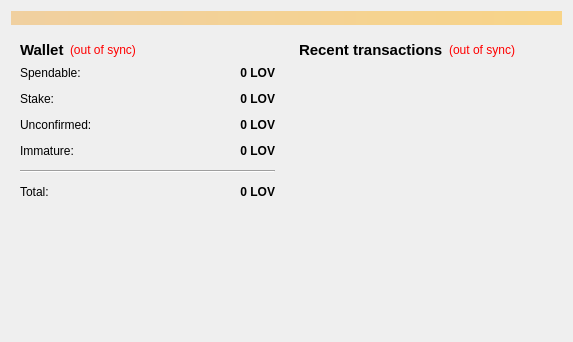
<?xml version="1.0" encoding="UTF-8"?>
<ui version="4.0">
 <class>OverviewPage</class>
 <widget class="QWidget" name="OverviewPage">
  <property name="geometry">
   <rect>
    <x>0</x>
    <y>0</y>
    <width>573</width>
    <height>342</height>
   </rect>
  </property>
  <property name="windowTitle">
   <string>Form</string>
  </property>
  <layout class="QVBoxLayout" name="topLayout">
   <item>
    <widget class="QLabel" name="labelAlerts">
     <property name="visible">
      <bool>false</bool>
     </property>
     <property name="styleSheet">
      <string notr="true">background-color: qlineargradient(x1: 0, y1: 0, x2: 1, y2: 0, stop:0 #F0D0A0, stop:1 #F8D488);  color:#000000
</string>
     </property>
     <property name="wordWrap">
      <bool>true</bool>
     </property>
     <property name="margin">
      <number>3</number>
     </property>
    </widget>
   </item>
   <item>
    <layout class="QHBoxLayout" name="horizontalLayout" stretch="1,1">
     <item>
      <layout class="QVBoxLayout" name="verticalLayout_2">
       <item>
        <widget class="QWidget" name="widget" native="true">
         <layout class="QVBoxLayout" name="verticalLayout_4">
          <item>
           <layout class="QHBoxLayout" name="horizontalLayout_4">
            <item>
             <widget class="QLabel" name="label_5">
              <property name="font">
               <font>
                <pointsize>11</pointsize>
                <weight>75</weight>
                <bold>true</bold>
               </font>
              </property>
              <property name="text">
               <string>Wallet</string>
              </property>
             </widget>
            </item>
            <item>
             <widget class="QLabel" name="labelWalletStatus">
              <property name="toolTip">
               <string>The displayed information may be out of date. Your wallet automatically synchronizes with the LOV network after a connection is established, but this process has not completed yet.</string>
              </property>
              <property name="styleSheet">
               <string notr="true">QLabel { color: red; }</string>
              </property>
              <property name="text">
               <string notr="true">(out of sync)</string>
              </property>
              <property name="alignment">
               <set>Qt::AlignLeading|Qt::AlignLeft|Qt::AlignVCenter</set>
              </property>
             </widget>
            </item>
            <item>
             <spacer name="horizontalSpacer_2">
              <property name="orientation">
               <enum>Qt::Horizontal</enum>
              </property>
              <property name="sizeHint" stdset="0">
               <size>
                <width>40</width>
                <height>20</height>
               </size>
              </property>
             </spacer>
            </item>
           </layout>
          </item>
          <item>
           <layout class="QFormLayout" name="formLayout_2">
            <property name="fieldGrowthPolicy">
             <enum>QFormLayout::AllNonFixedFieldsGrow</enum>
            </property>
            <property name="horizontalSpacing">
             <number>12</number>
            </property>
            <property name="verticalSpacing">
             <number>12</number>
            </property>
            <item row="0" column="0">
             <widget class="QLabel" name="label">
              <property name="text">
               <string>Spendable:</string>
              </property>
             </widget>
            </item>
            <item row="0" column="1">
             <widget class="QLabel" name="labelBalance">
              <property name="font">
               <font>
                <weight>75</weight>
                <bold>true</bold>
               </font>
              </property>
              <property name="cursor">
               <cursorShape>IBeamCursor</cursorShape>
              </property>
              <property name="toolTip">
               <string>Your current spendable balance</string>
              </property>
              <property name="text">
               <string notr="true">0 LOV</string>
              </property>
              <property name="alignment">
               <set>Qt::AlignRight|Qt::AlignTrailing|Qt::AlignVCenter</set>
              </property>
              <property name="textInteractionFlags">
               <set>Qt::LinksAccessibleByMouse|Qt::TextSelectableByKeyboard|Qt::TextSelectableByMouse</set>
              </property>
             </widget>
            </item>
            <item row="1" column="0">
             <widget class="QLabel" name="label_6">
              <property name="text">
               <string>Stake:</string>
              </property>
             </widget>
            </item>
            <item row="1" column="1">
             <widget class="QLabel" name="labelStake">
              <property name="font">
               <font>
                <weight>75</weight>
                <bold>true</bold>
               </font>
              </property>
              <property name="cursor">
               <cursorShape>IBeamCursor</cursorShape>
              </property>
              <property name="toolTip">
               <string>Total of coins that was staked, and do not yet count toward the current balance</string>
              </property>
              <property name="text">
               <string notr="true">0 LOV</string>
              </property>
              <property name="alignment">
               <set>Qt::AlignRight|Qt::AlignTrailing|Qt::AlignVCenter</set>
              </property>
              <property name="textInteractionFlags">
               <set>Qt::LinksAccessibleByMouse|Qt::TextSelectableByKeyboard|Qt::TextSelectableByMouse</set>
              </property>
             </widget>
            </item>
            <item row="2" column="0">
             <widget class="QLabel" name="label_3">
              <property name="text">
               <string>Unconfirmed:</string>
              </property>
             </widget>
            </item>
            <item row="2" column="1">
             <widget class="QLabel" name="labelUnconfirmed">
              <property name="font">
               <font>
                <weight>75</weight>
                <bold>true</bold>
               </font>
              </property>
              <property name="cursor">
               <cursorShape>IBeamCursor</cursorShape>
              </property>
              <property name="toolTip">
               <string>Total of transactions that have yet to be confirmed, and do not yet count toward the current balance</string>
              </property>
              <property name="text">
               <string notr="true">0 LOV</string>
              </property>
              <property name="alignment">
               <set>Qt::AlignRight|Qt::AlignTrailing|Qt::AlignVCenter</set>
              </property>
              <property name="textInteractionFlags">
               <set>Qt::LinksAccessibleByMouse|Qt::TextSelectableByKeyboard|Qt::TextSelectableByMouse</set>
              </property>
             </widget>
            </item>
            <item row="3" column="0">
             <widget class="QLabel" name="labelImmatureText">
              <property name="text">
               <string>Immature:</string>
              </property>
             </widget>
            </item>
            <item row="3" column="1">
             <widget class="QLabel" name="labelImmature">
              <property name="font">
               <font>
                <weight>75</weight>
                <bold>true</bold>
               </font>
              </property>
              <property name="toolTip">
               <string>Mined balance that has not yet matured</string>
              </property>
              <property name="text">
               <string notr="true">0 LOV</string>
              </property>
              <property name="alignment">
               <set>Qt::AlignRight|Qt::AlignTrailing|Qt::AlignVCenter</set>
              </property>
              <property name="textInteractionFlags">
               <set>Qt::LinksAccessibleByMouse|Qt::TextSelectableByKeyboard|Qt::TextSelectableByMouse</set>
              </property>
             </widget>
            </item>
            <item row="4" column="0" colspan="2">
             <widget class="Line" name="line">
              <property name="orientation">
               <enum>Qt::Horizontal</enum>
              </property>
             </widget>
            </item>
            <item row="5" column="0">
             <widget class="QLabel" name="labelTotalText">
              <property name="text">
               <string>Total:</string>
              </property>
             </widget>
            </item>
            <item row="5" column="1">
             <widget class="QLabel" name="labelTotal">
              <property name="font">
               <font>
                <weight>75</weight>
                <bold>true</bold>
               </font>
              </property>
              <property name="cursor">
               <cursorShape>IBeamCursor</cursorShape>
              </property>
              <property name="toolTip">
               <string>Your current total balance</string>
              </property>
              <property name="text">
               <string notr="true">0 LOV</string>
              </property>
              <property name="alignment">
               <set>Qt::AlignRight|Qt::AlignTrailing|Qt::AlignVCenter</set>
              </property>
              <property name="textInteractionFlags">
               <set>Qt::LinksAccessibleByMouse|Qt::TextSelectableByKeyboard|Qt::TextSelectableByMouse</set>
              </property>
             </widget>
            </item>
           </layout>
          </item>
         </layout>
        </widget>
       </item>
       <item>
        <spacer name="verticalSpacer">
         <property name="orientation">
          <enum>Qt::Vertical</enum>
         </property>
         <property name="sizeHint" stdset="0">
          <size>
           <width>20</width>
           <height>40</height>
          </size>
         </property>
        </spacer>
       </item>
      </layout>
     </item>
     <item>
      <layout class="QVBoxLayout" name="verticalLayout_3">
       <item>
        <widget class="QWidget" name="widget_2" native="true">
         <layout class="QVBoxLayout" name="verticalLayout">
          <item>
           <layout class="QHBoxLayout" name="horizontalLayout_2">
            <item>
             <widget class="QLabel" name="label_4">
              <property name="font">
               <font>
                <pointsize>11</pointsize>
                <weight>75</weight>
                <bold>true</bold>
               </font>
              </property>
              <property name="text">
               <string>&lt;b&gt;Recent transactions&lt;/b&gt;</string>
              </property>
             </widget>
            </item>
            <item>
             <widget class="QLabel" name="labelTransactionsStatus">
              <property name="toolTip">
               <string>The displayed information may be out of date. Your wallet automatically synchronizes with the LOV network after a connection is established, but this process has not completed yet.</string>
              </property>
              <property name="styleSheet">
               <string notr="true">QLabel { color: red; }</string>
              </property>
              <property name="text">
               <string notr="true">(out of sync)</string>
              </property>
              <property name="alignment">
               <set>Qt::AlignRight|Qt::AlignTrailing|Qt::AlignVCenter</set>
              </property>
             </widget>
            </item>
            <item>
             <spacer name="horizontalSpacer">
              <property name="orientation">
               <enum>Qt::Horizontal</enum>
              </property>
              <property name="sizeHint" stdset="0">
               <size>
                <width>40</width>
                <height>20</height>
               </size>
              </property>
             </spacer>
            </item>
           </layout>
          </item>
          <item>
           <widget class="QListView" name="listTransactions">
            <property name="styleSheet">
             <string notr="true">QListView { background: transparent; }</string>
            </property>
            <property name="frameShape">
             <enum>QFrame::NoFrame</enum>
            </property>
            <property name="verticalScrollBarPolicy">
             <enum>Qt::ScrollBarAlwaysOff</enum>
            </property>
            <property name="horizontalScrollBarPolicy">
             <enum>Qt::ScrollBarAlwaysOff</enum>
            </property>
            <property name="selectionMode">
             <enum>QAbstractItemView::NoSelection</enum>
            </property>
           </widget>
          </item>
         </layout>
        </widget>
       </item>
      </layout>
     </item>
    </layout>
   </item>
  </layout>
 </widget>
 <resources/>
 <connections/>
</ui>
